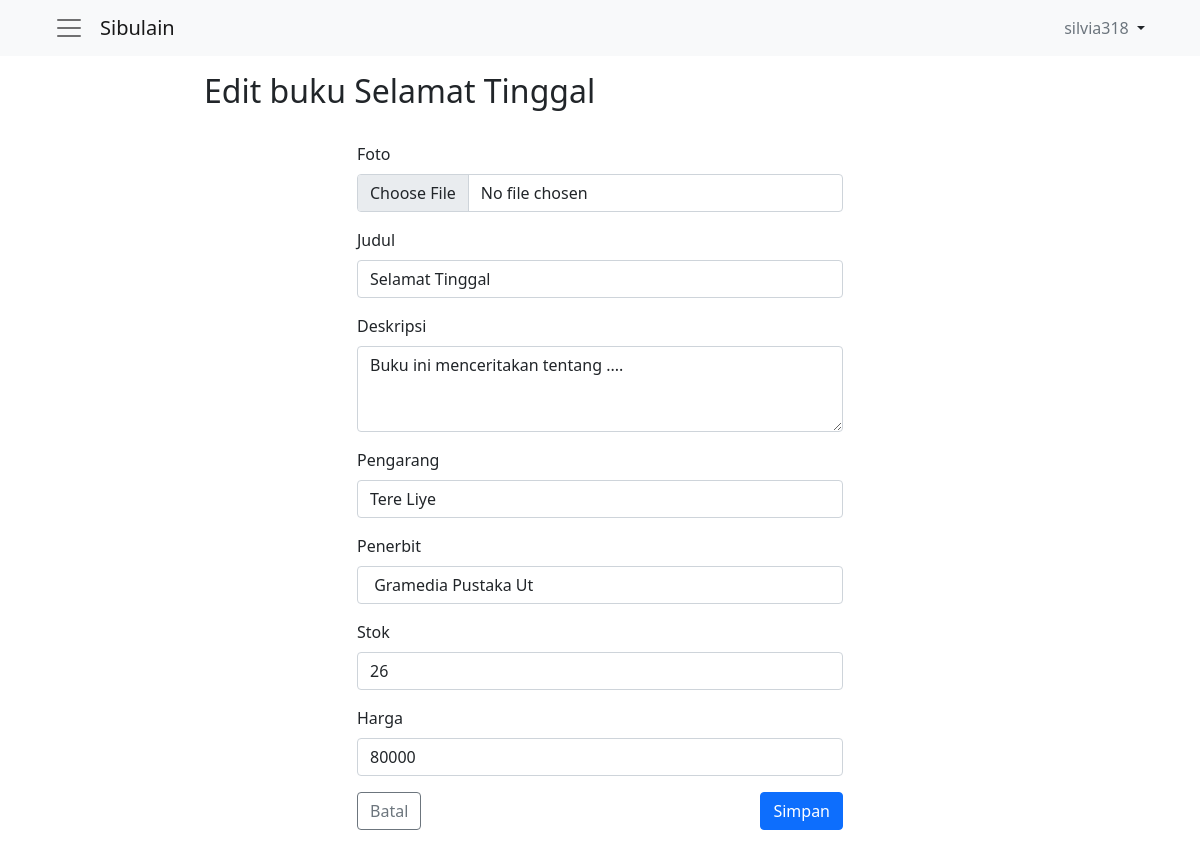
The page /edit.php?hal=edit&kd_buku=18 (signed in) on the database as committed earlier.
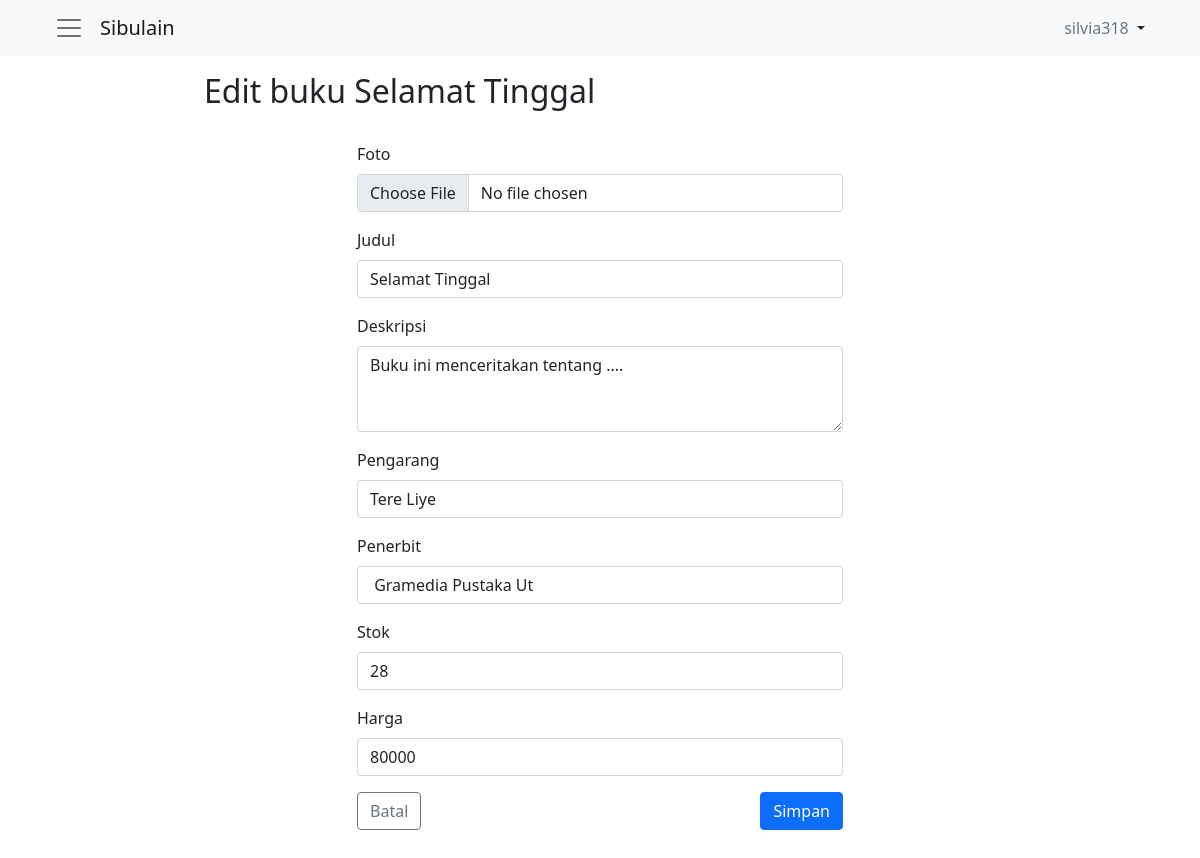
The same page on the database as committed later.
### tables this page shows
CREATE TABLE `buku` (
  `kd_buku` int(11) NOT NULL,
  `foto` varchar(200) NOT NULL,
  `judul` varchar(100) NOT NULL,
  `deskripsi` varchar(200) NOT NULL,
  `pengarang` varchar(30) NOT NULL,
  `penerbit` varchar(20) NOT NULL,
  `stok` int(11) NOT NULL,
  `harga` bigint(20) NOT NULL
);

### edit.php (the view, shortened to what this page needs)
<?php
$username = $_SESSION["username"];
require_once('components.php');
$components = new Components();
include "koneksi.php";
if ($_GET['hal'] == "edit") {
    $sql = "SELECT * FROM buku WHERE kd_buku ='$_GET[kd_buku]'";
    $query = mysqli_query($conn, $sql);
    $prd = mysqli_fetch_array($query);
    if ($prd) {
        $Judul = $prd['judul'];
        $Deskripsi = $prd['deskripsi'];
        $Pengarang = $prd['pengarang'];
        $Penerbit = $prd['penerbit'];
        $stok = $prd['stok'];
        $Harga = $prd['harga'];
    }
}
?>
<!doctype html>
<html lang="en">
<head>
    <link href="https://cdn.jsdelivr.net/npm/bootstrap@5.1.3/dist/css/bootstrap.min.css" rel="stylesheet">
</head>
<body>
    <?= $components->sidebar($username) ?>
    <div>
        <div class="row py-3">
            <div class="col-10 col-md-8 mx-auto">
                <div class="col-sm">
                    <h2>Edit buku <?= $Judul ?></h2>
                </div>
            </div>
        </div>
    </div>
    <div>
        <div class="row py-2">
            <div class="col-10 col-md-5 mx-auto pb-5">
                <form action="" method="POST">
                    <div class="mb-3">
                        <label for="gambar" class="form-label">Foto</label>
                        <input class="form-control" type="file" name="Foto" id="gambar" required>
                    </div>
                    <div class="mb-3">
                        <label for="judul" class="form-label">Judul</label>
                        <input type="text" class="form-control" id="judul" name="Judul" placeholder="Judul buku" value="<?= $Judul ?>" required>
                    </div>
                    <div class="mb-3">
                        <label for="deskripsi" class="form-label">Deskripsi</label>
                        <textarea class="form-control" id="deskripsi" rows="3" name="Deskripsi"><?= $Deskripsi ?></textarea>
                    </div>
                    <div class="mb-3">
                        <label for="pengarang" class="form-label">Pengarang</label>
                        <input type="text" class="form-control" id="pengarang" name="Pengarang" placeholder="J. K. Rowling" value="<?= $Pengarang ?>" required>
                    </div>
                    <div class="mb-3">
                        <label for="penerbit" class="form-label">Penerbit</label>
                        <input type="text" class="form-control" id="penerbit" name="Penerbit" placeholder="Gramedia" value="<?= $Penerbit ?>" required>
                    </div>
                    <div class="mb-3">
                        <label for="stok" class="form-label">Stok</label>
                        <input type="number" class="form-control" id="stok" name="stok" placeholder="1000" value="<?= $stok ?>" required>
                    </div>
                    <div class="mb-3">
                        <label for="harga" class="form-label">Harga</label>
                        <input type="number" class="form-control" id="harga" name="Harga" placeholder="RP.54,000" value="<?= $Harga ?>" required>
                    </div>
                    <div class="d-flex justify-content-between">
                        <button class="btn btn-outline-secondary" type="reset">Batal</button>
                        <button class="btn btn-primary" type="submit" name="submit">Simpan</button>
                    </div>
                </form>
            </div>
        </div>
    </div>
    </main>
</body>
</html>

Rows that differ between the two databases and show on the page:
changed buku "Selamat Tinggal": stok "26" → "28"
